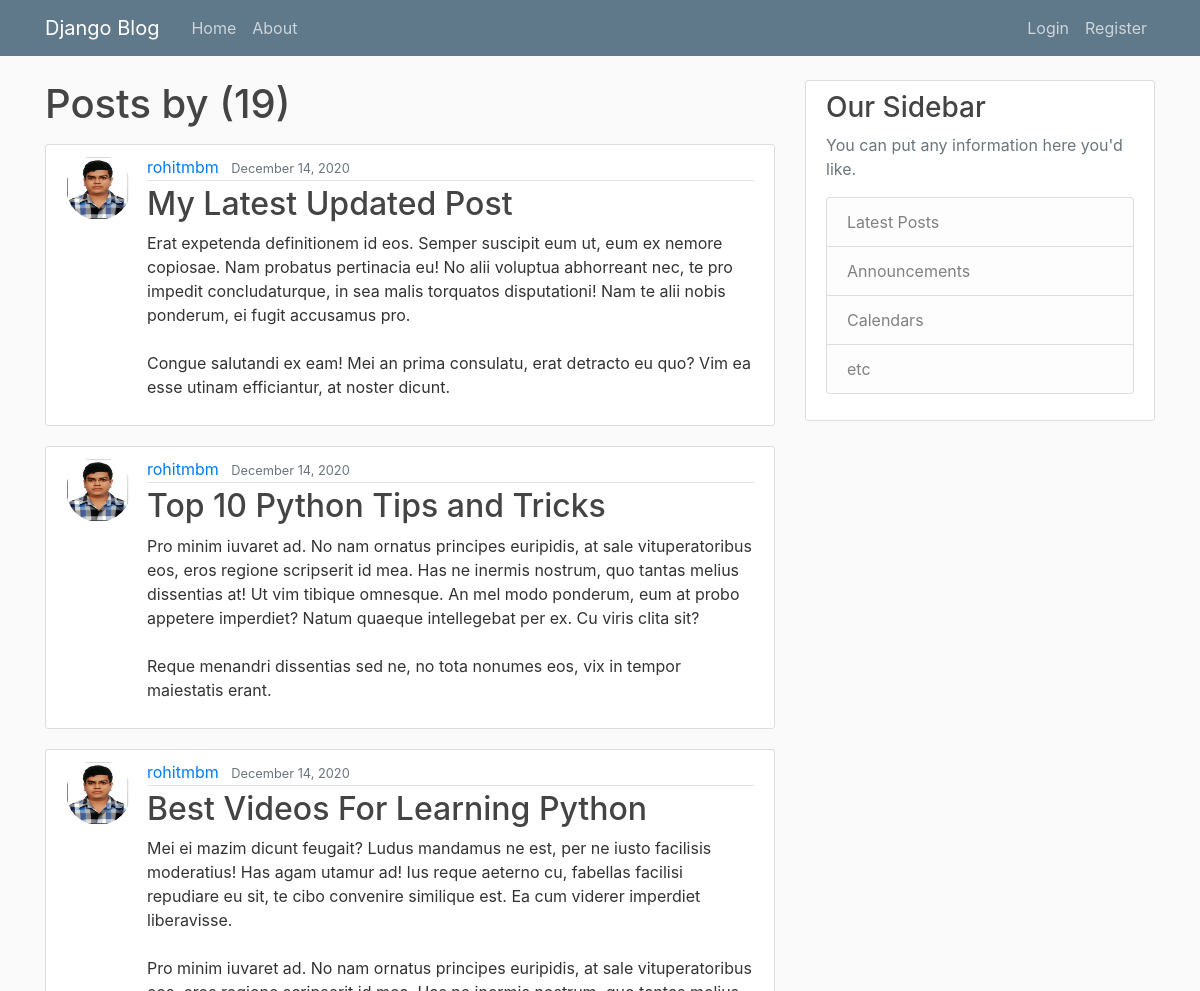
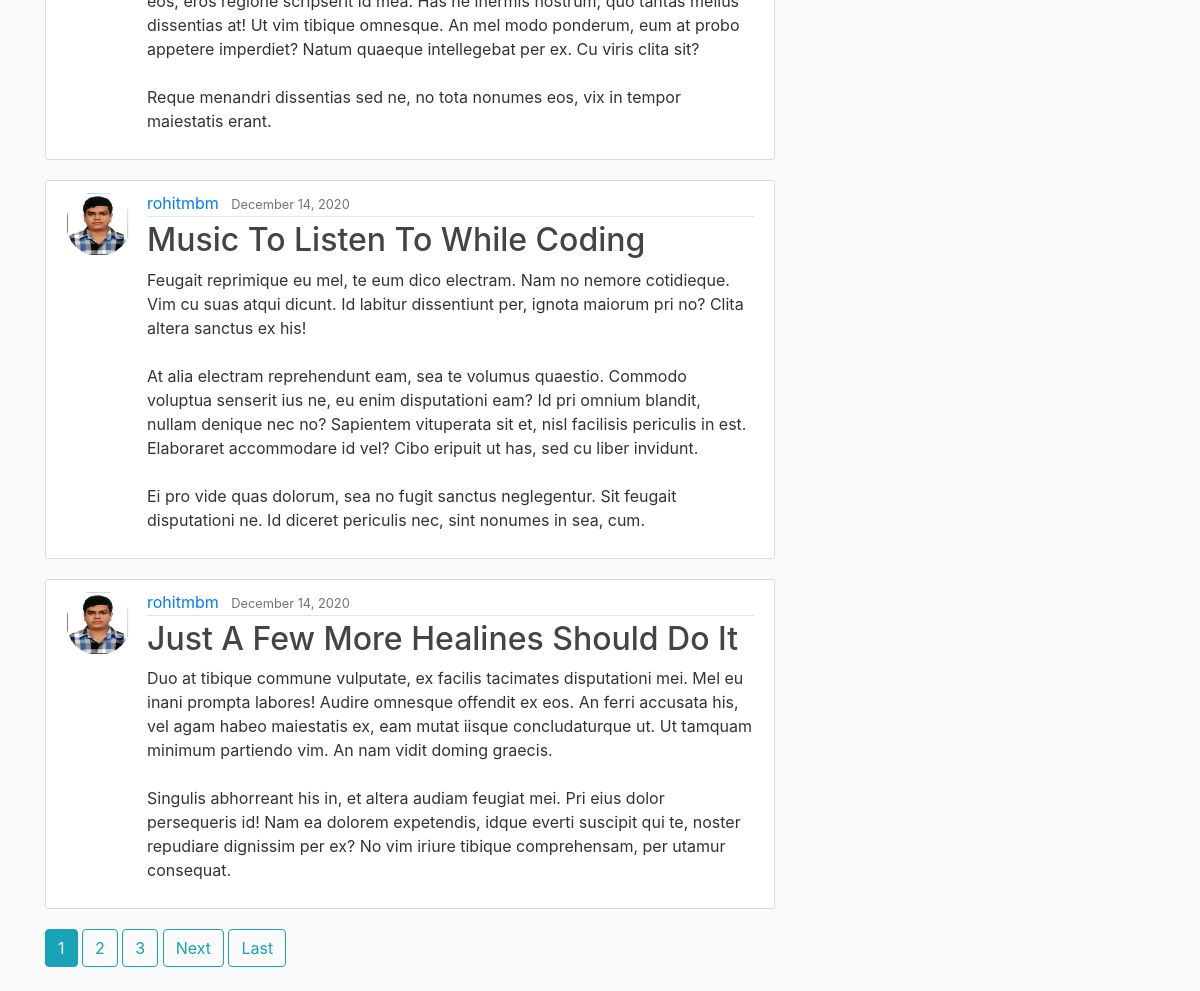
Screenshot of /user/rohitmbm/ with the database file from the repository (2 pictures, top to bottom).
### blog/models.py (models this page shows, shortened)
class Post(models.Model):
    title = models.CharField(max_length=100)
    content = models.TextField()
    date_posted = models.DateTimeField(default=timezone.now)
    author = models.ForeignKey(User, on_delete=models.CASCADE)

### users/models.py (models this page shows, shortened)
class Profile(models.Model):
    user = models.OneToOneField(User, on_delete=models.CASCADE)
    image = models.ImageField(default = 'default.jpg', upload_to = 'profile_pics')

### blog/views.py (the view)
# urls.py: path('user/<str:username>/', UserPostListView.as_view(), name = 'user_posts'),
class UserPostListView(ListView):
    model = Post
    template_name = 'blog/user_posts.html'
    context_object_name = 'posts'
    paginate_by = 5
    def get_queryset(self):
        user = get_object_or_404(User, username = self.kwargs.get('username'))
        return Post.objects.filter(author=user).order_by('-date_posted')

### blog/templates/blog/user_posts.html (shortened to what this page needs)
{% extends "blog/base.html" %}
{% block content %}
<h1 class="mb-3">Posts by {{ views.kwargs.username }} ({{ page_obj.paginator.count }})</h1>
        {% for post in posts %}
            <article class="media content-section">
                <img class="rounded-circle article-img" src = "{{post.author.profile.image.url}}">
                <div class="media-body">
                <div class="article-metadata">
                    <a class="mr-2" href="{% url 'user_posts' post.author.username %}">{{ post.author }}</a>
                    <small class="text-muted">{{ post.date_posted|date:"F d, Y" }}</small>
                </div>
                <h2><a class="article-title" href="{% url 'post_detail' post.id %}">{{ post.title }}</a></h2>
                <p class="article-content">{{ post.content }}</p>
                </div>
            </article>
        {% endfor %}
        {% if is_paginated %}
            {% for num in page_obj.paginator.page_range %}
                {% if page_obj.number == num %}
                    <a class="btn btn-info mb-4" href="?page={{ num }}">{{ num }}</a>
                {% elif num > page_obj.number|add:'-3' and num < page_obj.number|add:'3' %}
                    <a class="btn btn-outline-info mb-4" href="?page={{ num }}">{{ num }}</a>
                {% endif %}
            {% endfor %}
            {% if page_obj.has_next %}
                <a class="btn btn-outline-info mb-4" href="?page={{ page_obj.next_page_number }}">Next</a>
                <a class="btn btn-outline-info mb-4" href="?page={{ page_obj.paginator.num_pages }}">Last</a>
            {% endif %}
        {% endif %}
{% endblock content %}

### blog/static/blog/main.css (style rules this page uses)
body { background: #fafafa; color: #333333; margin-top: 5rem; }
h1, h2, h3, h4, h5, h6 { color: #444444; }
.content-section { background: #ffffff; padding: 10px 20px; border: 1px solid #dddddd; border-radius: 3px; margin-bottom: 20px; }
.article-title { color: #444444; }
.article-content { white-space: pre-line; }
.article-img { height: 65px; width: 65px; margin-right: 16px; }
.article-metadata { padding-bottom: 1px; margin-bottom: 4px; border-bottom: 1px solid #e3e3e3 }

### rows the page displays
Post: author.profile.image (picture), author "rohitmbm", date_posted "December 14, 2020", title "My Latest Updated Post", content "Erat expetenda definitionem id eos. Semper suscipit eum ut, eum ex nemore copiosae. Nam probatus pertinacia eu! No alii voluptua abhorreant nec, te pro impedit concludaturque, in sea malis torquatos disputationi! Nam te alii nobis ponderum, ei fugit accusamus pro. Congue salutandi ex eam! Mei an prima consulatu, erat detracto eu quo? Vim ea esse utinam efficiantur, at noster dicunt."
Post: author.profile.image (picture), author "rohitmbm", date_posted "December 14, 2020", title "Top 10 Python Tips and Tricks", content "Pro minim iuvaret ad. No nam ornatus principes euripidis, at sale vituperatoribus eos, eros regione scripserit id mea. Has ne inermis nostrum, quo tantas melius dissentias at! Ut vim tibique omnesque. An mel modo ponderum, eum at probo appetere imperdiet? Natum quaeque intellegebat per ex. Cu viris clita sit? Reque menandri dissentias sed ne, no tota nonumes eos, vix in tempor maiestatis erant."
Post: author.profile.image (picture), author "rohitmbm", date_posted "December 14, 2020", title "Best Videos For Learning Python", content "Mei ei mazim dicunt feugait? Ludus mandamus ne est, per ne iusto facilisis moderatius! Has agam utamur ad! Ius reque aeterno cu, fabellas facilisi repudiare eu sit, te cibo convenire similique est. Ea cum viderer imperdiet liberavisse. Pro minim iuvaret ad. No nam ornatus principes euripidis, at sale vituperatoribus eos, eros regione scripserit id mea. Has ne inermis nostrum, quo tantas melius dissentias at! Ut vim tibique omnesque. An mel modo ponderum, eum at probo appetere imperdiet? Natum quaeque intellegebat per ex. Cu viris clita sit? Reque menandri dissentias sed ne, no tota nonumes eos, vix in tempor maiestatis erant."
Post: author.profile.image (picture), author "rohitmbm", date_posted "December 14, 2020", title "Music To Listen To While Coding", content "Feugait reprimique eu mel, te eum dico electram. Nam no nemore cotidieque. Vim cu suas atqui dicunt. Id labitur dissentiunt per, ignota maiorum pri no? Clita altera sanctus ex his! At alia electram reprehendunt eam, sea te volumus quaestio. Commodo voluptua senserit ius ne, eu enim disputationi eam? Id pri omnium blandit, nullam denique nec no? Sapientem vituperata sit et, nisl facilisis periculis in est. Elaboraret accommodare id vel? Cibo eripuit ut has, sed cu liber invidunt. Ei pro vide quas dolorum, sea no fugit sanctus neglegentur. Sit feugait disputationi ne. Id diceret periculis nec, sint nonumes in sea, cum."
Post: author.profile.image (picture), author "rohitmbm", date_posted "December 14, 2020", title "Just A Few More Healines Should Do It", content "Duo at tibique commune vulputate, ex facilis tacimates disputationi mei. Mel eu inani prompta labores! Audire omnesque offendit ex eos. An ferri accusata his, vel agam habeo maiestatis ex, eam mutat iisque concludaturque ut. Ut tamquam minimum partiendo vim. An nam vidit doming graecis. Singulis abhorreant his in, et altera audiam feugiat mei. Pri eius dolor persequeris id! Nam ea dolorem expetendis, idque everti suscipit qui te, noster repudiare dignissim per ex? No vim iriure tibique comprehensam, per utamur consequat."

### other values shown
{{ page_obj.paginator.count }} "19"
{{ num }} "1"
{{ num }} "2" "3"
